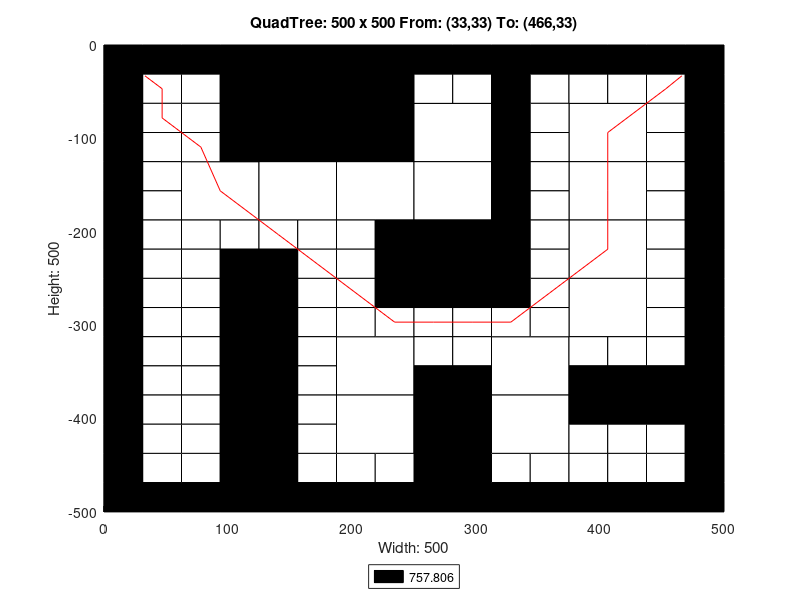

Recreate this plot in MATLAB.
axis([0 500 -500 0]);
title('QuadTree: 500 x 500 From: (33,33) To: (466,33)');
xlabel('Width: 500');
ylabel('Height: 500');
rectangle('Position',[125 -125 125 125], 'FaceColor',[0 0 0]);
rectangle('Position',[62.5 -187.5 62.5 62.5], 'FaceColor',[1 1 1]);
rectangle('Position',[125 -187.5 62.5 62.5], 'FaceColor',[1 1 1]);
rectangle('Position',[187.5 -187.5 62.5 62.5], 'FaceColor',[1 1 1]);
rectangle('Position',[250 -125 62.5 62.5], 'FaceColor',[1 1 1]);
rectangle('Position',[375 -125 62.5 62.5], 'FaceColor',[1 1 1]);
rectangle('Position',[250 -187.5 62.5 62.5], 'FaceColor',[1 1 1]);
rectangle('Position',[250 -250 62.5 62.5], 'FaceColor',[0 0 0]);
rectangle('Position',[375 -187.5 62.5 62.5], 'FaceColor',[1 1 1]);
rectangle('Position',[375 -250 62.5 62.5], 'FaceColor',[1 1 1]);
rectangle('Position',[187.5 -375 62.5 62.5], 'FaceColor',[1 1 1]);
rectangle('Position',[187.5 -437.5 62.5 62.5], 'FaceColor',[1 1 1]);
rectangle('Position',[312.5 -375 62.5 62.5], 'FaceColor',[1 1 1]);
rectangle('Position',[375 -312.5 62.5 62.5], 'FaceColor',[1 1 1]);
rectangle('Position',[250 -437.5 62.5 62.5], 'FaceColor',[0 0 0]);
rectangle('Position',[312.5 -437.5 62.5 62.5], 'FaceColor',[1 1 1]);
rectangle('Position',[250 -500 62.5 62.5], 'FaceColor',[0 0 0]);
rectangle('Position',[0 -31.25 31.25 31.25], 'FaceColor',[0 0 0]);
rectangle('Position',[31.25 -31.25 31.25 31.25], 'FaceColor',[0 0 0]);
rectangle('Position',[0 -62.5 31.25 31.25], 'FaceColor',[0 0 0]);
rectangle('Position',[31.25 -62.5 31.25 31.25], 'FaceColor',[1 1 1]);
rectangle('Position',[62.5 -31.25 31.25 31.25], 'FaceColor',[0 0 0]);
rectangle('Position',[93.75 -31.25 31.25 31.25], 'FaceColor',[0 0 0]);
rectangle('Position',[62.5 -62.5 31.25 31.25], 'FaceColor',[1 1 1]);
rectangle('Position',[93.75 -62.5 31.25 31.25], 'FaceColor',[0 0 0]);
rectangle('Position',[0 -93.75 31.25 31.25], 'FaceColor',[0 0 0]);
rectangle('Position',[31.25 -93.75 31.25 31.25], 'FaceColor',[1 1 1]);
rectangle('Position',[0 -125 31.25 31.25], 'FaceColor',[0 0 0]);
rectangle('Position',[31.25 -125 31.25 31.25], 'FaceColor',[1 1 1]);
rectangle('Position',[62.5 -93.75 31.25 31.25], 'FaceColor',[1 1 1]);
rectangle('Position',[93.75 -93.75 31.25 31.25], 'FaceColor',[0 0 0]);
rectangle('Position',[62.5 -125 31.25 31.25], 'FaceColor',[1 1 1]);
rectangle('Position',[93.75 -125 31.25 31.25], 'FaceColor',[0 0 0]);
rectangle('Position',[0 -156.25 31.25 31.25], 'FaceColor',[0 0 0]);
rectangle('Position',[31.25 -156.25 31.25 31.25], 'FaceColor',[1 1 1]);
rectangle('Position',[0 -187.5 31.25 31.25], 'FaceColor',[0 0 0]);
rectangle('Position',[31.25 -187.5 31.25 31.25], 'FaceColor',[1 1 1]);
rectangle('Position',[0 -218.75 31.25 31.25], 'FaceColor',[0 0 0]);
rectangle('Position',[31.25 -218.75 31.25 31.25], 'FaceColor',[1 1 1]);
rectangle('Position',[0 -250 31.25 31.25], 'FaceColor',[0 0 0]);
rectangle('Position',[31.25 -250 31.25 31.25], 'FaceColor',[1 1 1]);
rectangle('Position',[62.5 -218.75 31.25 31.25], 'FaceColor',[1 1 1]);
rectangle('Position',[93.75 -218.75 31.25 31.25], 'FaceColor',[1 1 1]);
rectangle('Position',[62.5 -250 31.25 31.25], 'FaceColor',[1 1 1]);
rectangle('Position',[93.75 -250 31.25 31.25], 'FaceColor',[0 0 0]);
rectangle('Position',[125 -218.75 31.25 31.25], 'FaceColor',[1 1 1]);
rectangle('Position',[156.25 -218.75 31.25 31.25], 'FaceColor',[1 1 1]);
rectangle('Position',[125 -250 31.25 31.25], 'FaceColor',[0 0 0]);
rectangle('Position',[156.25 -250 31.25 31.25], 'FaceColor',[1 1 1]);
rectangle('Position',[187.5 -218.75 31.25 31.25], 'FaceColor',[1 1 1]);
rectangle('Position',[218.75 -218.75 31.25 31.25], 'FaceColor',[0 0 0]);
rectangle('Position',[187.5 -250 31.25 31.25], 'FaceColor',[1 1 1]);
rectangle('Position',[218.75 -250 31.25 31.25], 'FaceColor',[0 0 0]);
rectangle('Position',[250 -31.25 31.25 31.25], 'FaceColor',[0 0 0]);
rectangle('Position',[281.25 -31.25 31.25 31.25], 'FaceColor',[0 0 0]);
rectangle('Position',[250 -62.5 31.25 31.25], 'FaceColor',[1 1 1]);
rectangle('Position',[281.25 -62.5 31.25 31.25], 'FaceColor',[1 1 1]);
rectangle('Position',[312.5 -31.25 31.25 31.25], 'FaceColor',[0 0 0]);
rectangle('Position',[343.75 -31.25 31.25 31.25], 'FaceColor',[0 0 0]);
rectangle('Position',[312.5 -62.5 31.25 31.25], 'FaceColor',[0 0 0]);
rectangle('Position',[343.75 -62.5 31.25 31.25], 'FaceColor',[1 1 1]);
rectangle('Position',[312.5 -93.75 31.25 31.25], 'FaceColor',[0 0 0]);
rectangle('Position',[343.75 -93.75 31.25 31.25], 'FaceColor',[1 1 1]);
rectangle('Position',[312.5 -125 31.25 31.25], 'FaceColor',[0 0 0]);
rectangle('Position',[343.75 -125 31.25 31.25], 'FaceColor',[1 1 1]);
rectangle('Position',[375 -31.25 31.25 31.25], 'FaceColor',[0 0 0]);
rectangle('Position',[406.25 -31.25 31.25 31.25], 'FaceColor',[0 0 0]);
rectangle('Position',[375 -62.5 31.25 31.25], 'FaceColor',[1 1 1]);
rectangle('Position',[406.25 -62.5 31.25 31.25], 'FaceColor',[1 1 1]);
rectangle('Position',[437.5 -31.25 31.25 31.25], 'FaceColor',[0 0 0]);
rectangle('Position',[468.75 -31.25 31.25 31.25], 'FaceColor',[0 0 0]);
rectangle('Position',[437.5 -62.5 31.25 31.25], 'FaceColor',[1 1 1]);
rectangle('Position',[468.75 -62.5 31.25 31.25], 'FaceColor',[0 0 0]);
rectangle('Position',[437.5 -93.75 31.25 31.25], 'FaceColor',[1 1 1]);
rectangle('Position',[468.75 -93.75 31.25 31.25], 'FaceColor',[0 0 0]);
rectangle('Position',[437.5 -125 31.25 31.25], 'FaceColor',[1 1 1]);
rectangle('Position',[468.75 -125 31.25 31.25], 'FaceColor',[0 0 0]);
rectangle('Position',[312.5 -156.25 31.25 31.25], 'FaceColor',[0 0 0]);
rectangle('Position',[343.75 -156.25 31.25 31.25], 'FaceColor',[1 1 1]);
rectangle('Position',[312.5 -187.5 31.25 31.25], 'FaceColor',[0 0 0]);
rectangle('Position',[343.75 -187.5 31.25 31.25], 'FaceColor',[1 1 1]);
rectangle('Position',[312.5 -218.75 31.25 31.25], 'FaceColor',[0 0 0]);
rectangle('Position',[343.75 -218.75 31.25 31.25], 'FaceColor',[1 1 1]);
rectangle('Position',[312.5 -250 31.25 31.25], 'FaceColor',[0 0 0]);
rectangle('Position',[343.75 -250 31.25 31.25], 'FaceColor',[1 1 1]);
rectangle('Position',[437.5 -156.25 31.25 31.25], 'FaceColor',[1 1 1]);
rectangle('Position',[468.75 -156.25 31.25 31.25], 'FaceColor',[0 0 0]);
rectangle('Position',[437.5 -187.5 31.25 31.25], 'FaceColor',[1 1 1]);
rectangle('Position',[468.75 -187.5 31.25 31.25], 'FaceColor',[0 0 0]);
rectangle('Position',[437.5 -218.75 31.25 31.25], 'FaceColor',[1 1 1]);
rectangle('Position',[468.75 -218.75 31.25 31.25], 'FaceColor',[0 0 0]);
rectangle('Position',[437.5 -250 31.25 31.25], 'FaceColor',[1 1 1]);
rectangle('Position',[468.75 -250 31.25 31.25], 'FaceColor',[0 0 0]);
rectangle('Position',[0 -281.25 31.25 31.25], 'FaceColor',[0 0 0]);
rectangle('Position',[31.25 -281.25 31.25 31.25], 'FaceColor',[1 1 1]);
rectangle('Position',[0 -312.5 31.25 31.25], 'FaceColor',[0 0 0]);
rectangle('Position',[31.25 -312.5 31.25 31.25], 'FaceColor',[1 1 1]);
rectangle('Position',[62.5 -281.25 31.25 31.25], 'FaceColor',[1 1 1]);
rectangle('Position',[93.75 -281.25 31.25 31.25], 'FaceColor',[0 0 0]);
rectangle('Position',[62.5 -312.5 31.25 31.25], 'FaceColor',[1 1 1]);
rectangle('Position',[93.75 -312.5 31.25 31.25], 'FaceColor',[0 0 0]);
rectangle('Position',[0 -343.75 31.25 31.25], 'FaceColor',[0 0 0]);
rectangle('Position',[31.25 -343.75 31.25 31.25], 'FaceColor',[1 1 1]);
rectangle('Position',[0 -375 31.25 31.25], 'FaceColor',[0 0 0]);
rectangle('Position',[31.25 -375 31.25 31.25], 'FaceColor',[1 1 1]);
rectangle('Position',[62.5 -343.75 31.25 31.25], 'FaceColor',[1 1 1]);
rectangle('Position',[93.75 -343.75 31.25 31.25], 'FaceColor',[0 0 0]);
rectangle('Position',[62.5 -375 31.25 31.25], 'FaceColor',[1 1 1]);
rectangle('Position',[93.75 -375 31.25 31.25], 'FaceColor',[0 0 0]);
rectangle('Position',[125 -281.25 31.25 31.25], 'FaceColor',[0 0 0]);
rectangle('Position',[156.25 -281.25 31.25 31.25], 'FaceColor',[1 1 1]);
rectangle('Position',[125 -312.5 31.25 31.25], 'FaceColor',[0 0 0]);
rectangle('Position',[156.25 -312.5 31.25 31.25], 'FaceColor',[1 1 1]);
rectangle('Position',[187.5 -281.25 31.25 31.25], 'FaceColor',[1 1 1]);
rectangle('Position',[218.75 -281.25 31.25 31.25], 'FaceColor',[0 0 0]);
rectangle('Position',[187.5 -312.5 31.25 31.25], 'FaceColor',[1 1 1]);
rectangle('Position',[218.75 -312.5 31.25 31.25], 'FaceColor',[1 1 1]);
rectangle('Position',[125 -343.75 31.25 31.25], 'FaceColor',[0 0 0]);
rectangle('Position',[156.25 -343.75 31.25 31.25], 'FaceColor',[1 1 1]);
rectangle('Position',[125 -375 31.25 31.25], 'FaceColor',[0 0 0]);
rectangle('Position',[156.25 -375 31.25 31.25], 'FaceColor',[1 1 1]);
rectangle('Position',[0 -406.25 31.25 31.25], 'FaceColor',[0 0 0]);
rectangle('Position',[31.25 -406.25 31.25 31.25], 'FaceColor',[1 1 1]);
rectangle('Position',[0 -437.5 31.25 31.25], 'FaceColor',[0 0 0]);
rectangle('Position',[31.25 -437.5 31.25 31.25], 'FaceColor',[1 1 1]);
rectangle('Position',[62.5 -406.25 31.25 31.25], 'FaceColor',[1 1 1]);
rectangle('Position',[93.75 -406.25 31.25 31.25], 'FaceColor',[0 0 0]);
rectangle('Position',[62.5 -437.5 31.25 31.25], 'FaceColor',[1 1 1]);
rectangle('Position',[93.75 -437.5 31.25 31.25], 'FaceColor',[0 0 0]);
rectangle('Position',[0 -468.75 31.25 31.25], 'FaceColor',[0 0 0]);
rectangle('Position',[31.25 -468.75 31.25 31.25], 'FaceColor',[1 1 1]);
rectangle('Position',[0 -500 31.25 31.25], 'FaceColor',[0 0 0]);
rectangle('Position',[31.25 -500 31.25 31.25], 'FaceColor',[0 0 0]);
rectangle('Position',[62.5 -468.75 31.25 31.25], 'FaceColor',[1 1 1]);
rectangle('Position',[93.75 -468.75 31.25 31.25], 'FaceColor',[0 0 0]);
rectangle('Position',[62.5 -500 31.25 31.25], 'FaceColor',[0 0 0]);
rectangle('Position',[93.75 -500 31.25 31.25], 'FaceColor',[0 0 0]);
rectangle('Position',[125 -406.25 31.25 31.25], 'FaceColor',[0 0 0]);
rectangle('Position',[156.25 -406.25 31.25 31.25], 'FaceColor',[1 1 1]);
rectangle('Position',[125 -437.5 31.25 31.25], 'FaceColor',[0 0 0]);
rectangle('Position',[156.25 -437.5 31.25 31.25], 'FaceColor',[1 1 1]);
rectangle('Position',[125 -468.75 31.25 31.25], 'FaceColor',[0 0 0]);
rectangle('Position',[156.25 -468.75 31.25 31.25], 'FaceColor',[1 1 1]);
rectangle('Position',[125 -500 31.25 31.25], 'FaceColor',[0 0 0]);
rectangle('Position',[156.25 -500 31.25 31.25], 'FaceColor',[0 0 0]);
rectangle('Position',[187.5 -468.75 31.25 31.25], 'FaceColor',[1 1 1]);
rectangle('Position',[218.75 -468.75 31.25 31.25], 'FaceColor',[1 1 1]);
rectangle('Position',[187.5 -500 31.25 31.25], 'FaceColor',[0 0 0]);
rectangle('Position',[218.75 -500 31.25 31.25], 'FaceColor',[0 0 0]);
rectangle('Position',[250 -281.25 31.25 31.25], 'FaceColor',[0 0 0]);
rectangle('Position',[281.25 -281.25 31.25 31.25], 'FaceColor',[0 0 0]);
rectangle('Position',[250 -312.5 31.25 31.25], 'FaceColor',[1 1 1]);
rectangle('Position',[281.25 -312.5 31.25 31.25], 'FaceColor',[1 1 1]);
rectangle('Position',[312.5 -281.25 31.25 31.25], 'FaceColor',[0 0 0]);
rectangle('Position',[343.75 -281.25 31.25 31.25], 'FaceColor',[1 1 1]);
rectangle('Position',[312.5 -312.5 31.25 31.25], 'FaceColor',[1 1 1]);
rectangle('Position',[343.75 -312.5 31.25 31.25], 'FaceColor',[1 1 1]);
rectangle('Position',[250 -343.75 31.25 31.25], 'FaceColor',[1 1 1]);
rectangle('Position',[281.25 -343.75 31.25 31.25], 'FaceColor',[1 1 1]);
rectangle('Position',[250 -375 31.25 31.25], 'FaceColor',[0 0 0]);
rectangle('Position',[281.25 -375 31.25 31.25], 'FaceColor',[0 0 0]);
rectangle('Position',[437.5 -281.25 31.25 31.25], 'FaceColor',[1 1 1]);
rectangle('Position',[468.75 -281.25 31.25 31.25], 'FaceColor',[0 0 0]);
rectangle('Position',[437.5 -312.5 31.25 31.25], 'FaceColor',[1 1 1]);
rectangle('Position',[468.75 -312.5 31.25 31.25], 'FaceColor',[0 0 0]);
rectangle('Position',[375 -343.75 31.25 31.25], 'FaceColor',[1 1 1]);
rectangle('Position',[406.25 -343.75 31.25 31.25], 'FaceColor',[1 1 1]);
rectangle('Position',[375 -375 31.25 31.25], 'FaceColor',[0 0 0]);
rectangle('Position',[406.25 -375 31.25 31.25], 'FaceColor',[0 0 0]);
rectangle('Position',[437.5 -343.75 31.25 31.25], 'FaceColor',[1 1 1]);
rectangle('Position',[468.75 -343.75 31.25 31.25], 'FaceColor',[0 0 0]);
rectangle('Position',[437.5 -375 31.25 31.25], 'FaceColor',[0 0 0]);
rectangle('Position',[468.75 -375 31.25 31.25], 'FaceColor',[0 0 0]);
rectangle('Position',[312.5 -468.75 31.25 31.25], 'FaceColor',[1 1 1]);
rectangle('Position',[343.75 -468.75 31.25 31.25], 'FaceColor',[1 1 1]);
rectangle('Position',[312.5 -500 31.25 31.25], 'FaceColor',[0 0 0]);
rectangle('Position',[343.75 -500 31.25 31.25], 'FaceColor',[0 0 0]);
rectangle('Position',[375 -406.25 31.25 31.25], 'FaceColor',[0 0 0]);
rectangle('Position',[406.25 -406.25 31.25 31.25], 'FaceColor',[0 0 0]);
rectangle('Position',[375 -437.5 31.25 31.25], 'FaceColor',[1 1 1]);
rectangle('Position',[406.25 -437.5 31.25 31.25], 'FaceColor',[1 1 1]);
rectangle('Position',[437.5 -406.25 31.25 31.25], 'FaceColor',[0 0 0]);
rectangle('Position',[468.75 -406.25 31.25 31.25], 'FaceColor',[0 0 0]);
rectangle('Position',[437.5 -437.5 31.25 31.25], 'FaceColor',[1 1 1]);
rectangle('Position',[468.75 -437.5 31.25 31.25], 'FaceColor',[0 0 0]);
rectangle('Position',[375 -468.75 31.25 31.25], 'FaceColor',[1 1 1]);
rectangle('Position',[406.25 -468.75 31.25 31.25], 'FaceColor',[1 1 1]);
rectangle('Position',[375 -500 31.25 31.25], 'FaceColor',[0 0 0]);
rectangle('Position',[406.25 -500 31.25 31.25], 'FaceColor',[0 0 0]);
rectangle('Position',[437.5 -468.75 31.25 31.25], 'FaceColor',[1 1 1]);
rectangle('Position',[468.75 -468.75 31.25 31.25], 'FaceColor',[0 0 0]);
rectangle('Position',[437.5 -500 31.25 31.25], 'FaceColor',[0 0 0]);
rectangle('Position',[468.75 -500 31.25 31.25], 'FaceColor',[0 0 0]);
X=[466,453.125,406.25,406.25,406.25,359.375,328.125,296.875,265.625,234.375,203.125,171.875,140.625,93.75,78.125,46.875,46.875,33];
Y=[-33,-46.875,-93.75,-156.25,-218.75,-265.625,-296.875,-296.875,-296.875,-296.875,-265.625,-234.375,-203.125,-156.25,-109.375,-78.125,-46.875,-33];
hold on;
plot(X,Y,'r');
legend('757.806','Location','southoutside');
